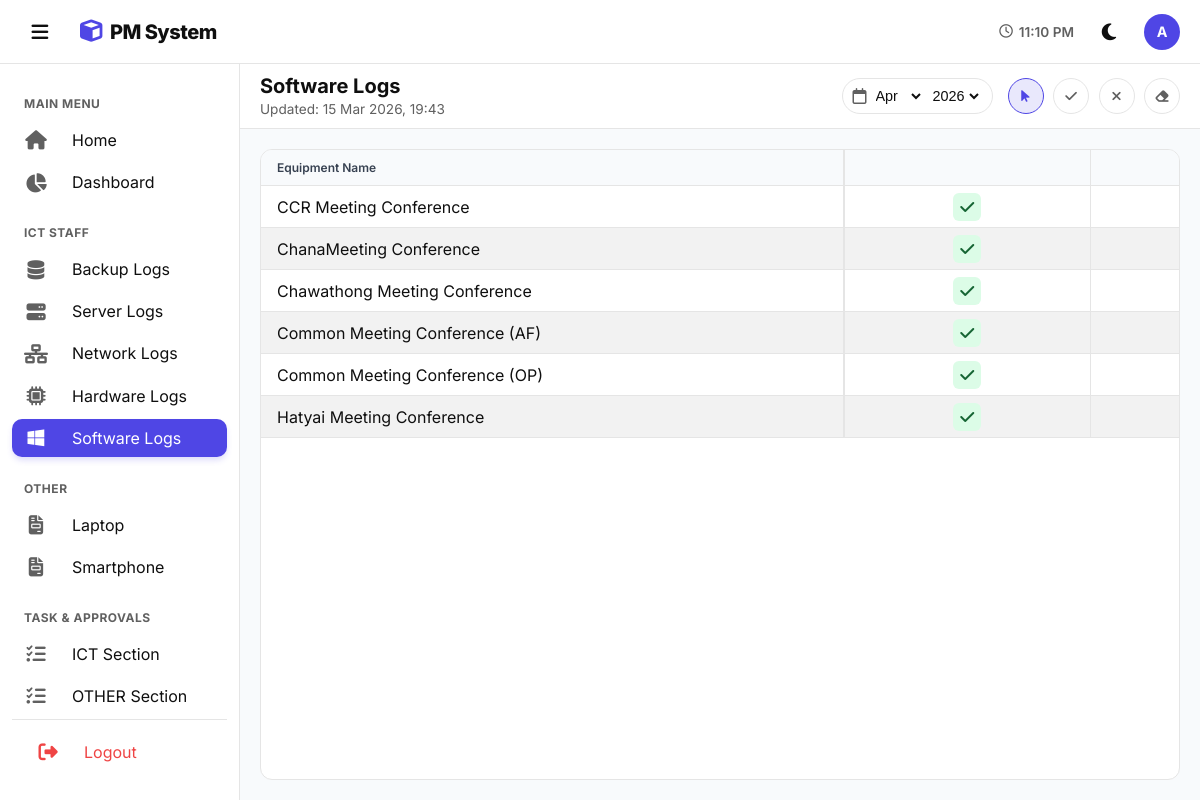
The page /Software_log/software.php?month=4&year=2026 (signed in) on the database its author committed.
### tables this page shows
CREATE TABLE `custom_pages` (
  `id` int(11) NOT NULL,
  `page_name` varchar(255) NOT NULL,
  `created_at` timestamp NOT NULL DEFAULT current_timestamp()
);

CREATE TABLE `software_logs` (
  `id` int(11) NOT NULL,
  `equipment_name` varchar(255) DEFAULT NULL,
  `month` int(11) DEFAULT NULL,
  `year` int(11) DEFAULT 2026,
  `task_8` tinyint(1) DEFAULT NULL COMMENT 'Review and Check application updates (6M)',
  `task_9` tinyint(1) DEFAULT NULL COMMENT 'Window Update (6M)',
  `last_updated` datetime DEFAULT NULL ON UPDATE current_timestamp(),
  `sub_by` varchar(100) DEFAULT NULL,
  `sub_at` datetime DEFAULT NULL,
  `sub_note` longtext DEFAULT NULL,
  `app_by` varchar(100) DEFAULT NULL,
  `app_at` datetime DEFAULT NULL,
  `app_comment` longtext DEFAULT NULL
);

### Software_log/software.php (the view, shortened to what this page needs)
<?php
$current_page = 'software';
$path = '../';
include '../db.php';
$TABLE_NAME = 'software_logs';
$PAGE_TITLE  = 'Software Logs';
$task_headers = [];
$q_task = $conn->query("SELECT * FROM master_tasks WHERE system_type='software' ORDER BY CAST(SUBSTRING(column_name, 6) AS UNSIGNED) ASC");
if ($q_task && $q_task->num_rows > 0) {
    while ($task_row = $q_task->fetch_assoc()) {
        $task_headers[$task_row['column_name']] = [
            'label' => $task_row['task_label'] . "<br><small>(" . $task_row['frequency'] . ")</small>",
            'freq'  => $task_row['frequency']
        ];
    }
} else {
    $task_headers['task_1'] = ['label' => 'Task 1<br><small>(Default)</small>', 'freq' => 'M'];
}
$cur_m = isset($_GET['month']) ? (int)$_GET['month'] : (int)date('m');
$cur_y = isset($_GET['year'])  ? (int)$_GET['year']  : (int)date('Y');
$years = range(2026, 2030);
$month_names = [1=>"Jan",2=>"Feb",3=>"Mar",4=>"Apr",5=>"May",6=>"June",7=>"Jul",8=>"Aug",9=>"Sep",10=>"Oct",11=>"Nov",12=>"Dec"];
$result = $conn->query("SELECT * FROM $TABLE_NAME WHERE month=$cur_m AND year=$cur_y ORDER BY equipment_name ASC");
$table_data  = [];
if ($res = $result) {
    while ($r = $res->fetch_assoc()) {
        $table_data[] = $r;
    }
}
$q_time = $conn->query("SELECT MAX(last_updated) as latest FROM $TABLE_NAME WHERE month=$cur_m AND year=$cur_y");
$r_time = $q_time->fetch_assoc();
$global_last_update = $r_time['latest'] ? date('d M Y, H:i', strtotime($r_time['latest'])) : '-';
?>
<!DOCTYPE html>
<html lang="en">
<head>
    <link rel="stylesheet" href="https://cdnjs.cloudflare.com/ajax/libs/font-awesome/6.4.0/css/all.min.css">
    <link rel="stylesheet" href="../css/layout.css">
    <link rel="stylesheet" href="../Software_log/css/software.css">
    <link rel="stylesheet" href="../css/theme.css">
</head>
<body>
    <?php include '../components/header_nav.php'; ?>
    <main class="main">
        <div class="controls-bar">
            <div class="page-head"><h1><?=$PAGE_TITLE?></h1><small>Updated: <span id="lastUpd"><?=$global_last_update?></span></small></div>
            <div class="filters">
                <form method="GET" class="picker">
                    <i class="fa-regular fa-calendar" style="color:var(--text-sub)"></i>
                    <select name="month" onchange="this.form.submit()"><?php foreach($month_names as $n=>$mn) echo "<option value='$n' ".($n==$cur_m?'selected':'').">$mn</option>"; ?></select>
                    <select name="year"  onchange="this.form.submit()"><?php foreach($years as $yr) echo "<option value='$yr' ".($yr==$cur_y?'selected':'').">$yr</option>"; ?></select>
                </form>
                <div class="actions">
                    <button class="active-view" onclick="setTool('safe',this)"><i class="fa-solid fa-arrow-pointer"></i></button>
                    <button onclick="setTool(1,this)"><i class="fa-solid fa-check"></i></button>
                    <button onclick="setTool(0,this)"><i class="fa-solid fa-xmark"></i></button>
                    <button onclick="setTool(null,this)"><i class="fa-solid fa-eraser"></i></button>
                </div>
            </div>
        </div>
        <div class="table-wrap">
            <div class="table-card">
                <div class="scroll-area" id="scrollBox">
                    <table id="tbl">
                        <thead>
                            <tr>
                                <th class="sticky-col">Equipment Name</th>
                                <?php foreach($task_headers as $k => $t):
                                    $is_due = false;
                                ?>
                                    <th class="<?=$is_due?'th-due':''?>" ondblclick="fillCol('<?=$k?>')" style="cursor:pointer; min-width:120px;"><?=$t['label']?></th>
                                <?php endforeach; ?>
                            </tr>
                        </thead>
                        <tbody>
                            <?php if(!empty($table_data)): foreach($table_data as $log):
                                $name = $log['equipment_name'];
                            ?>
                            <tr>
                                <td class="sticky-col"><?=$name?></td>
                                <?php foreach($task_headers as $k => $v):
                                    $val  = isset($log[$k]) ? $log[$k] : null;
                                    $cls  = ($val==='1'||$val===1) ? 'st-ok'  : (($val==='0'||$val===0) ? 'st-fail' : 'st-null');
                                    $icon = ($val==='1'||$val===1) ? '<i class="fa-solid fa-check"></i>' : (($val==='0'||$val===0) ? '<i class="fa-solid fa-xmark"></i>' : '');
                                    $dval = ($val === null) ? 'null' : $val;
                                ?>
                                    <td class="c-wrap" data-sys="<?=$name?>" data-col="<?=$k?>" data-val="<?=$dval?>"><div class="cell-btn <?=$cls?>"><?=$icon?></div></td>
                                <?php endforeach; ?>
                            </tr>
                            <?php endforeach; else: ?>
                            <tr><td colspan="<?=count($task_headers)+2?>" style="text-align:center;padding:30px;color:var(--text-sub)">ไม่พบข้อมูล</td></tr>
                            <?php endif; ?>
                        </tbody>
                    </table>
                </div>
            </div>
        </div>
    </main>
</body>
</html>

### components/header_nav.php (shortened to what this page needs)
<?php
$p = isset($path) ? $path : '../';
$current_page = isset($current_page) ? $current_page : '';
?>
<header class="header">
    <div class="header-left">
        <button class="menu-btn" id="toggleBtn" onclick="toggleSidebar()">
            <i class="fa-solid fa-bars"></i>
        </button>
        <div class="logo">
            <i class="fa-solid fa-cube"></i> PM System
        </div>
    </div>
    <div class="header-right" style="display:flex;align-items:center;gap:15px">
        <span style="font-size:0.85rem; font-weight:600; color:var(--text-sub); display:flex; align-items:center; gap:6px;">
            <i class="fa-regular fa-clock"></i> <span id="clock">--:--</span>
        </span>
        <button class="menu-btn" id="themeBtn" onclick="toggleTheme()">
        </button>
        <div style="width:36px; height:36px; background:var(--primary); border-radius:50%; color:white; display:flex; align-items:center; justify-content:center; font-weight:700; font-size:0.9rem;">
            <?=strtoupper(substr($_SESSION['username'] ?? 'U', 0, 1))?>
        </div>
    </div>
</header>
<nav class="sidebar" id="sidebar">
    <div class="nav">
        <div class="nav-title">Main Menu</div>
        <a href="<?=$p?>index.php" class="nav-link <?=($current_page=='home')?'active':''?>">
            <i class="fa-solid fa-house"></i> <span>Home</span>
        </a>
        <a href="<?=$p?>dashboard.php" class="nav-link <?=($current_page=='dashboard')?'active':''?>">
            <i class="fa-solid fa-chart-pie"></i> <span>Dashboard</span>
        </a>
        <div class="nav-title">ICT STAFF</div>
        <a href="<?=$p?>Backup_log/backup.php" class="nav-link <?=($current_page=='backup')?'active':''?>">
            <i class="fa-solid fa-database"></i> <span>Backup Logs</span>
        </a>
        <a href="<?=$p?>Server_log/server.php" class="nav-link <?=($current_page=='server')?'active':''?>">
            <i class="fa-solid fa-server"></i> <span>Server Logs</span>
        </a>
        <a href="<?=$p?>Network_log/network.php" class="nav-link <?=($current_page=='network')?'active':''?>">
            <i class="fa-solid fa-network-wired"></i> <span>Network Logs</span>
        </a>
        <a href="<?=$p?>Hardware_log/hardware.php" class="nav-link <?=($current_page=='hardware')?'active':''?>">
            <i class="fa-solid fa-microchip"></i> <span>Hardware Logs</span>
        </a>
        <a href="<?=$p?>Software_log/software.php" class="nav-link <?=($current_page=='software')?'active':''?>">
            <i class="fa-brands fa-windows"></i> <span>Software Logs</span>
        </a>
        <div class="nav-title">OTHER</div>
        <?php
        $nav_pages = $conn->query("SELECT * FROM custom_pages ORDER BY id ASC");
        $is_on_custom_view = (basename($_SERVER['PHP_SELF']) == 'custom_page_view.php');
        while($np = $nav_pages->fetch_assoc()):
            $is_active = ($is_on_custom_view && isset($_GET['id']) && $_GET['id'] == $np['id']) ? 'active' : '';
        ?>
        <a href="<?=$p?>Custom_page/custom_page_view.php?id=<?=$np['id']?>" class="nav-link <?=$is_active?>">
            <i class="fa-solid fa-file-invoice"></i> <span><?=$np['page_name']?></span>
        </a>
        <?php endwhile; ?>
        <div class="nav-title">Task & Approvals</div>
        <a href="<?=$p?>Workflow/workflow_mgmt.php" class="nav-link <?=($current_page=='workflow')?'active':''?>">
            <i class="fa-solid fa-tasks"></i> <span>ICT Section</span>
        </a>
        <a href="<?=$p?>Workflow/workflow_other.php" class="nav-link <?=($current_page=='workflow')?'active':''?>">
            <i class="fa-solid fa-tasks"></i> <span>OTHER Section</span>
        </a>
        <div class="nav-bottom">
            <a href="<?=$p?>login/logout.php" class="nav-link logout-link">
                <i class="fa-solid fa-right-from-bracket"></i>
                <span>Logout</span>
            </a>
        </div>
    </div>
</nav>

### css/layout.css (style rules this page uses)
:root { --primary: #4f46e5; --primary-soft: #4f46e520; --bg-body: #f1f5f9; --bg-card: #ffffff; --bg-side: #ffffff; --text-main: #0f172a; --text-sub: #64748b; --border: #e2e8f0; --hover: #f8fafc; --sb-w: 240px; --sb-w-mini: 72px; --header-h: 64px; --th-bg: #f2f2f2; --th-text: #374151; --h-row-1: 38px; --h-row-2: 32px; --zebra-bg: #f2f2f2; }
body { font-family: 'Inter', 'Prompt', sans-serif; background: var(--bg-body); color: var(--text-main); margin: 0; display: flex; height: 100vh; overflow: hidden; transition: background 0.3s, color 0.3s; }
* { box-sizing: border-box; outline: none; }
.sidebar { width: var(--sb-w); background: var(--bg-side); display: flex; flex-direction: column; position: fixed; top: 0; bottom: 0; left: 0; z-index: 500; padding-top: var(--header-h); transition: width 0.3s cubic-bezier(0.4, 0, 0.2, 1); border-right: 1px solid var(--border); }
.nav { padding: 12px; overflow-y: auto; flex: 1; display: flex; flex-direction: column; }
.nav-link { display: flex; align-items: center; padding: 10px 12px; height: 40px; color: var(--text-main); text-decoration: none; border-radius: 10px; margin-bottom: 4px; white-space: nowrap; overflow: hidden; transition: 0.2s; }
.nav-link.active { background: var(--primary); color: white; box-shadow: 0 4px 6px -1px rgba(79, 70, 229, 0.2); }
.nav-link.active i { color: white; }
.nav-link i { min-width: 24px; margin-right: 24px; text-align: center; font-size: 1.2rem; color: var(--text-sub); transition: 0.2s; }
.nav-title { font-size: 0.75rem; font-weight: 700; color: var(--text-sub); margin: 20px 12px 10px; text-transform: uppercase; letter-spacing: 0.5px; }
.nav-bottom { margin-top: auto; padding: 12px; border-top: 1px solid var(--border); }
.logout-link { color: #ef4444 !important; }
.logout-link i { color: #ef4444 !important; }
.header { position: fixed; top: 0; left: 0; right: 0; height: var(--header-h); background: var(--bg-side); display: flex; align-items: center; justify-content: space-between; padding: 0 20px; border-bottom: 1px solid var(--border); z-index: 600; }
.header-left { display: flex; align-items: center; gap: 20px; }
.main { margin-top: var(--header-h); margin-left: var(--sb-w); flex: 1; display: flex; flex-direction: column; transition: margin-left 0.3s cubic-bezier(0.4, 0, 0.2, 1); height: calc(100vh - var(--header-h)); overflow: hidden; min-width: 0; }
.menu-btn { background: none; border: none; font-size: 1.2rem; padding: 8px; border-radius: 50%; cursor: pointer; color: var(--text-main); width: 40px; height: 40px; display: flex; align-items: center; justify-content: center; transition: 0.2s; }
.logo { display: flex; align-items: center; gap: 8px; font-weight: 800; font-size: 1.25rem; letter-spacing: -0.5px; color: var(--text-main); }
.logo i { color: var(--primary); font-size: 1.4rem; }
html { scrollbar-width: thin; scrollbar-color: #cbd5e1 var(--bg-body); }
tbody tr:nth-child(even) td { background-color: var(--zebra-bg) !important; }
tbody tr:nth-child(even) td.sticky-col { background-color: var(--zebra-bg) !important; background-image: none !important; }
tbody tr:nth-child(odd) td { background-color: var(--bg-card) !important; }
tbody tr:nth-child(odd) td.sticky-col { background-color: var(--bg-card) !important; }

### css/theme.css (style rules this page uses)
:root { --primary: #4f46e5; --primary-light: #e0e7ff; --primary-soft: #4f46e520; --bg-body: #f8fafc; --bg-card: #ffffff; --text-main: #0f0f0f; --text-sub: #606060; --border: #e5e5e5; --hover: #f1f5f9; --th-bg: #f8fafc; --th-text: #374151; --input-bg: #ffffff; --row-hover-bg: #c7d2fe; --row-hover-text: #1e1b4b; }
body { font-family: 'Inter', 'Prompt', sans-serif; background-color: var(--bg-body); color: var(--text-main); transition: background-color 0.2s ease, color 0.2s ease; }

### rows shown on the page
custom_pages: page_name "Laptop"
custom_pages: page_name "Smartphone"
software_logs: equipment_name "CCR Meeting Conference", task_8 1 (drawn)
software_logs: equipment_name "ChanaMeeting Conference", task_8 1 (drawn)
software_logs: equipment_name "Chawathong Meeting Conference", task_8 1 (drawn)
software_logs: equipment_name "Common Meeting Conference (AF)", task_8 1 (drawn)
software_logs: equipment_name "Common Meeting Conference (OP)", task_8 1 (drawn)
software_logs: equipment_name "Hatyai Meeting Conference", task_8 1 (drawn)

### other values the page prints
substr($_SESSION['username'] ?? 'U', 0, 1) "A"
$PAGE_TITLE "Software Logs"
$global_last_update "15 Mar 2026, 19:43"
form field month "Apr"
form field year "2026"
